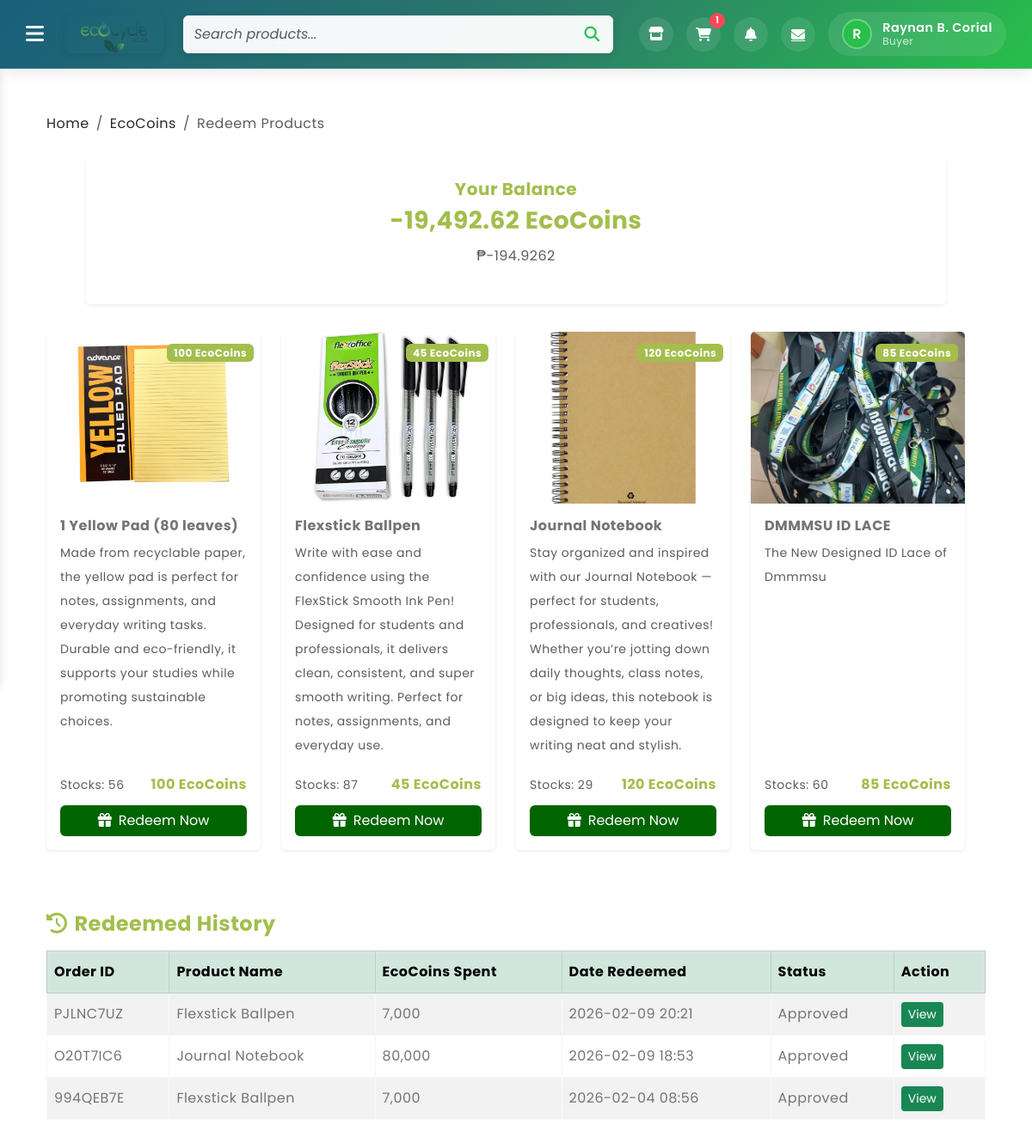
Page /redeemed-products.php (signed in) on the earlier database version.
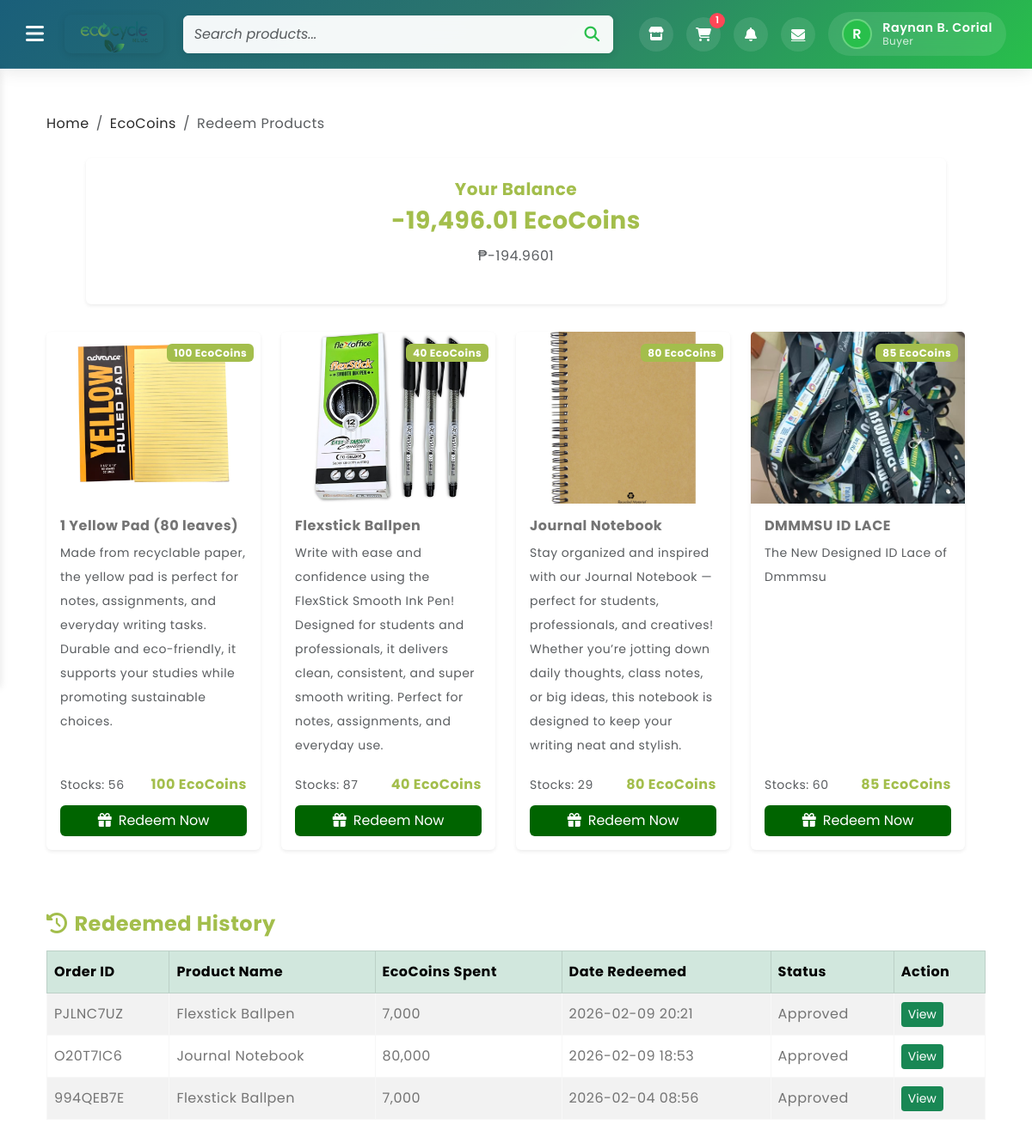
Same page on the later database version.
### tables this page shows
CREATE TABLE `bardproducts` (
  `id` int(11) NOT NULL AUTO_INCREMENT,
  `name` varchar(255) NOT NULL,
  `description` text DEFAULT NULL,
  `ecocoins_cost` int(11) NOT NULL,
  `stocks` int(11) NOT NULL DEFAULT 0,
  `image` varchar(255) DEFAULT NULL,
  `created_at` timestamp NOT NULL DEFAULT current_timestamp(),
  `updated_at` timestamp NOT NULL DEFAULT current_timestamp() ON UPDATE current_timestamp(),
  PRIMARY KEY (`id`)
);

### redeemed-products.php (the view, shortened to what the changed rows need)
<?php
if ($_SESSION['user_type'] === 'buyer') {
    include 'homeheader.php';
} elseif ($_SESSION['user_type'] === 'seller') {
    include 'sellerheader.php';
} else {
    header('Location: login.php');
    exit();
}
include 'config/database.php';
$user_email = $_SESSION['email'];
$user_username = $_SESSION['username'];
$balance = 0;
$stmt = $pdo->prepare('SELECT ecocoins_balance FROM Buyers WHERE email = ? OR username = ? LIMIT 1');
$stmt->execute([$user_email, $user_username]);
$row = $stmt->fetch();
if ($row) {
    $balance += (float)$row['ecocoins_balance'];
}
$products = [];
$stmt = $pdo->query("SELECT id, name, description, ecocoins_cost, stocks, image FROM bardproducts");
if ($stmt) {
    $products = $stmt->fetchAll(PDO::FETCH_ASSOC);
}
?>
<!DOCTYPE html>
<html lang="en">
<head>
    <link href="https://cdn.jsdelivr.net/npm/bootstrap@5.3.0-alpha3/dist/css/bootstrap.min.css" rel="stylesheet">
    <link rel="stylesheet" type="text/css" href="style.css">
    <link rel="stylesheet" href="https://cdnjs.cloudflare.com/ajax/libs/font-awesome/6.4.0/css/all.min.css">
</head>
<body>
    <div class="container-fluid">
        <div class="row">
            <div class="main-content">
                <div class="container-lg mt-5">
                    <div class="row mb-5">
                        <div class="col-lg-4 mx-auto d-flex justify-content-center">
                            <div class="card shadow-sm border-0" style="min-width: 1000px;">
                                <div class="card-body text-center p-4">
                                    <h5 class="text-success mb-2">Your Balance</h5>
                                    <h3 class="fw-bold text-success"><?php echo number_format($balance, 2); ?> EcoCoins</h3>
                                    <p class="text-muted">₱<?php echo number_format($balance / 100, 4); ?></p>
                                </div>
                            </div>
                        </div>
                    <div class="row" id="productsGrid">
                        <?php if (count($products) > 0): ?>
                            <?php foreach ($products as $product): ?>
                                <div class="col-lg-3 col-md-4 col-sm-6 mb-4">
                                    <div class="card shadow-sm border-0 h-100 product-card" style="cursor:default;">
                                        <div class="position-relative">
                                            <img src="<?php echo htmlspecialchars($product['image']); ?>" class="card-img-top" alt="<?php echo htmlspecialchars($product['name']); ?>" style="height: 200px; object-fit: cover;">
                                            <div class="position-absolute top-0 end-0 m-2">
                                                <span class="badge bg-success"><?php echo number_format($product['ecocoins_cost']); ?> EcoCoins</span>
                                            </div>
                                        </div>
                                        <div class="card-body d-flex flex-column">
                                            <h6 class="card-title fw-bold"><?php echo htmlspecialchars($product['name']); ?></h6>
                                            <p class="card-text text-muted small">
                                                <?php echo htmlspecialchars(explode("\n", $product['description'])[0]); ?>
                                            </p>
                                            <div class="mt-auto">
                                                <div class="d-flex justify-content-between align-items-center mb-2">
                                                    <span class="text-muted small">Stocks: <?php echo (int)$product['stocks']; ?></span>
                                                    <span class="text-success fw-bold"><?php echo number_format($product['ecocoins_cost']); ?> EcoCoins</span>
                                                </div>
                                                <button class="btn btn-custom-redeem w-100" onclick="redeemProduct(<?php echo (int)$product['id']; ?>, <?php echo (int)$product['ecocoins_cost']; ?>, '<?php echo addslashes($product['name']); ?>')">
                                                    <i class="fas fa-gift me-2"></i>Redeem Now
                                                </button>
                                            </div>
                                        </div>
                                    </div>
                                </div>
                            <?php endforeach; ?>
                        <?php endif; ?>
                    </div>
                    <div class="mt-5">
                        <div class="table-responsive">
                            <table class="table table-bordered table-striped">
                                <thead class="table-success">
                                    <tr>
                                        <th>Order ID</th>
                                        <th>Product Name</th>
                                        <th>EcoCoins Spent</th>
                                        <th>Date Redeemed</th>
                                        <th>Status</th>
                                        <th>Action</th>
                                    </tr>
                                </thead>
                            </table>
                        </div>
                    </div>
                </div>
            </div>
        </div>
    </div>
</body>
</html>

Differences in the rows shown:
changed bardproducts "Flexstick Ballpen": ecocoins_cost "45" → "40"
changed bardproducts "Journal Notebook": ecocoins_cost "120" → "80"
Other differences:
$balance: "-19,492.62" → "-19,496.01"
$balance / 100: "-194.9262" → "-194.9601"
